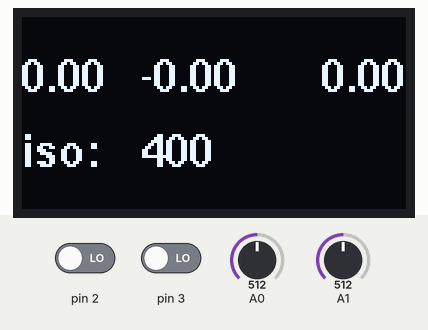
A sketch run on a simulated Arduino Uno, built with avr-gcc and run on an emulated ATmega328P. Shown: 128×64 one-colour display. The test bench sets the inputs (shaded band); at power-on: pin 2 LOW, A0 = 512, A1 = 512, pin 3 LOW. What the sketch prints to the serial monitor is not drawn.

Above: at 1.2 s.
1.3 s: pin 2 driven HIGH
At 3.2 s:
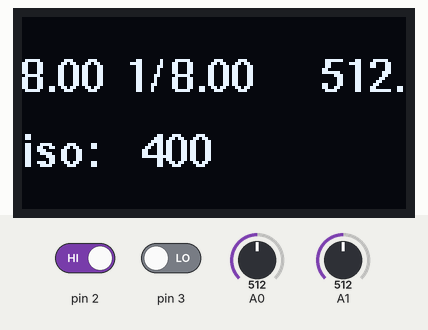
3.5 s: A0 set to 716
At 4.3 s:
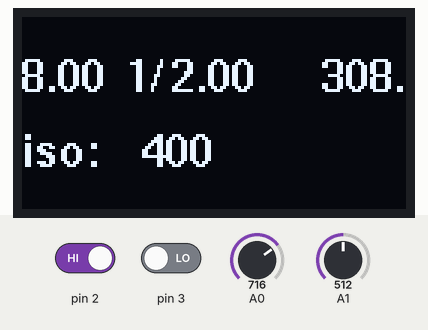
5.4 s: A1 set to 630
7.0 s: A1 set to 646
At 8.4 s:
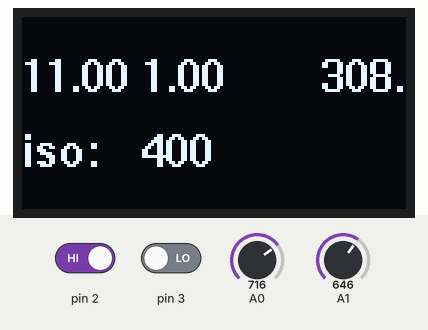
8.7 s: pin 3 driven HIGH
At 9.7 s:
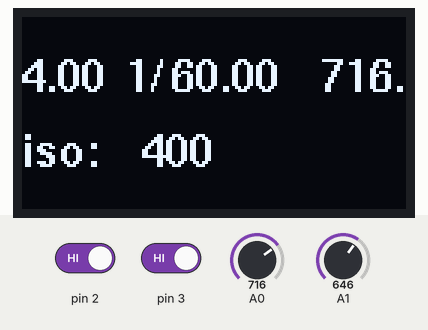
10.9 s: A0 set to 0
At 12.3 s:
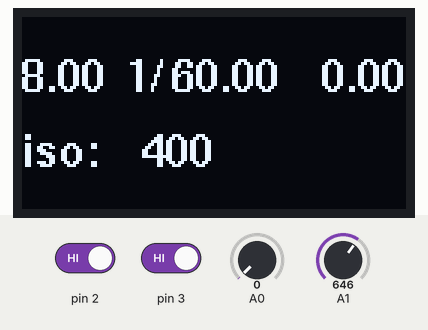
Timing chart, 0 to 13.8 s (numbered marks = the images above; inputs shaded):
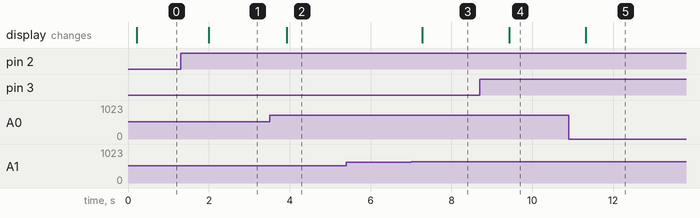

Measured:
- the behaviour switches between 637 and 638 on A1 (found by bisection; images 2 and 3)
- after the input at 1.3 s, the display: changes after 0.70 s (image 1)
- after the input at 3.5 s, the display: changes after 0.42 s (image 2)
- after the input at 5.4 s, every drawn part: stays the same
- after the input at 7.0 s, the display: changes after 0.27 s (image 3)
- after the input at 8.7 s, the display: changes after 0.73 s (image 4)
- after the input at 10.9 s, the display: changes after 0.42 s (image 5)

The sketch:

ljus.ino
```cpp
float ljus = 0;
int potentiometer = 0;
float shutter[] = {0, -8, -4, -2, -1, 2, 4, 8, 15, 30, 60, 125, 250, 500, 1000, 2000};
int buttonState1 = 0;
int buttonState2 = 0;
float aperture[] = {0, 1.8, 2.8, 4, 5.6, 8, 11, 16, 22};
float apertureOut = 0;
float shutterOut = 0;
int iso = 400;
int potMap = 0;
int potMap1 = 0;
float k = 0;
float kPotMap = 0;
int intPotMap = 0;

#include <U8glib.h>

U8GLIB_SSD1306_128X64 oled(U8G_I2C_OPT_NONE);

// Definierar vilken pin som går till vad, startar serial monitor
void setup() {
  pinMode(A0, INPUT);
  pinMode(A1, INPUT);
  pinMode(2, INPUT);
  pinMode(3, INPUT);
  Serial.begin(9600);
}

// Tar reda på de två knapparnas tillstånd och går sedan antingen in i funktionen AV eller TV
void loop() {
  buttonState1 = digitalRead(2);
  buttonState2 = digitalRead(3);
  UpdateOled();
  if (buttonState1 == HIGH) {
    AV();
  }
  if (buttonState2 == HIGH) {
    TV();
  }
}

// Aperture priority, tar in ett värde till bländaren (aperture) från potentiometern och beräknar ett värde för slutartid (shutter)
void AV() {
  potentiometer = analogRead(A1);
  potMap = map(potentiometer, 0, 1020, 1, 9);
  ljus = map(analogRead(A0), 0, 1024, 1024, 0);
  k = ljus / 1000;
  kPotMap = potMap / k;
  intPotMap = kPotMap;
  apertureOut = aperture[potMap];
  Serial.println(kPotMap);
  shutterOut = shutter[map(intPotMap, 50, 0, 1, 16) - 6];
  draw();
}

// Shutter priority, tar in ett värde till slutartid (shutter) från potentiometern och beräknar ett värde för bländaren (aperture)
void TV() {
  potentiometer = analogRead(A1);
  potMap = map(potentiometer, 0, 1020, 1, 16);
  potMap1 = map(potentiometer, 0, 1020, 1, 9);
  ljus = analogRead(A0);
  k = ljus / 1000;
  kPotMap = potMap1 / k;
  intPotMap = kPotMap;
  shutterOut = shutter[potMap];
  Serial.println(kPotMap);
  apertureOut = aperture[map(intPotMap, 50, 0, 1, 9) - 4];
  draw();
}

// Uppdaterar oled skärm
void UpdateOled() {
  oled.firstPage();
    do {
    draw();
  } while(oled.nextPage());
}

// Skriver ut alla värden på skärmen
void draw() {
  oled.setFont(u8g_font_helvB10);
  if (shutterOut > 0){
    oled.drawStr(35, 25, String("1/").c_str());
    oled.drawStr(50, 25, String(shutterOut).c_str());
  }
  else {
    oled.drawStr(40, 25, String(shutterOut * -1).c_str());
  }
  oled.drawStr(0, 25, String(apertureOut).c_str());
  oled.drawStr(100, 25, String(ljus).c_str());
  oled.drawStr(0, 50, String("iso:").c_str());
  oled.drawStr(40, 50, String(iso).c_str());
}
```
